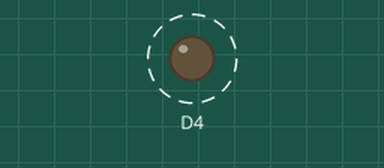
This sketch was run on a simulated ESP8266 (Wemos D1 mini). Shown: output pins drawn as LEDs (lit = HIGH). Dashed ring = blinking. WiFi joins after 1.5 s; servers stay silent unless stated; what the sketch prints to the serial monitor is not drawn.

Above: at 1.52 s.
Timing chart, 0 to 4.5 s (numbered marks = the images above):
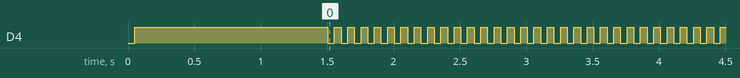

The sketch:

ota_for_any_code.ino
```cpp
/////  Debugmode wemos d1 mini OTA programming  /////

#include <ESP8266WiFi.h>
#include <ESP8266mDNS.h>
#include <WiFiUdp.h>
#include <ArduinoOTA.h>

#ifndef STASSID
#define STASSID "debugmode"
#define STAPSK  "debugmode"
#endif

const char* ssid = STASSID;
const char* password = STAPSK;

bool debugMode = false;
//pinout wemos mini
/*
  D0=16;
  D1=5;
  D2=4;
  D3=0;
  D4=2;
  D5=14;
  D6=12;
  D7=13;
  D8=15;
  TX=1;
  RX=3;
*/
void setup() {
  Serial.begin(115200);
  Serial.println("Booting");
  WiFi.mode(WIFI_STA);
  WiFi.begin(ssid, password);

  pinMode(D4, OUTPUT);
  blinkD4();
  //try to enter debugmode
  for (byte t = 1; t <= 5; t++) {
    if (WiFi.waitForConnectResult() == WL_CONNECTED) {
      Serial.println("entering debug mode");
      debugMode = true;
      t = 5;
    }
    else {
      Serial.println("Retrying connection...");
      blinkD4();
      delay(1000);
    }
  }

  ArduinoOTA.onStart([]() {
    String type;
    if (ArduinoOTA.getCommand() == U_FLASH) {
      type = "sketch";
    } else { // U_FS
      type = "filesystem";
    }

    // NOTE: if updating FS this would be the place to unmount FS using FS.end()
    Serial.println("Start updating " + type);
  });
  ArduinoOTA.onEnd([]() {
    Serial.println("\nEnd");
  });
  ArduinoOTA.onProgress([](unsigned int progress, unsigned int total) {
    Serial.printf("Progress: %u%%\r", (progress / (total / 100)));
  });
  ArduinoOTA.onError([](ota_error_t error) {
    Serial.printf("Error[%u]: ", error);
    if (error == OTA_AUTH_ERROR) {
      Serial.println("Auth Failed");
    } else if (error == OTA_BEGIN_ERROR) {
      Serial.println("Begin Failed");
    } else if (error == OTA_CONNECT_ERROR) {
      Serial.println("Connect Failed");
    } else if (error == OTA_RECEIVE_ERROR) {
      Serial.println("Receive Failed");
    } else if (error == OTA_END_ERROR) {
      Serial.println("End Failed");
    }
  });
  ArduinoOTA.begin();
  Serial.println("Ready");
  Serial.print("IP address: ");
  Serial.println(WiFi.localIP());
}

void loop() {
  if (debugMode == true) {
    Serial.println("entering debug mode");
    ArduinoOTA.handle();
    blinkD4();
  }
  if (debugMode == false) {

    //////////////////   INPUT MAIN CODE HERE   /////////////////

  }
}

void blinkD4() {
  digitalWrite(D4, LOW); delay(50);
  digitalWrite(D4, HIGH); delay(50);
}
```

Measured:
- by itself, D4: alternates HIGH for 0.05 s and LOW for 0.05 s
